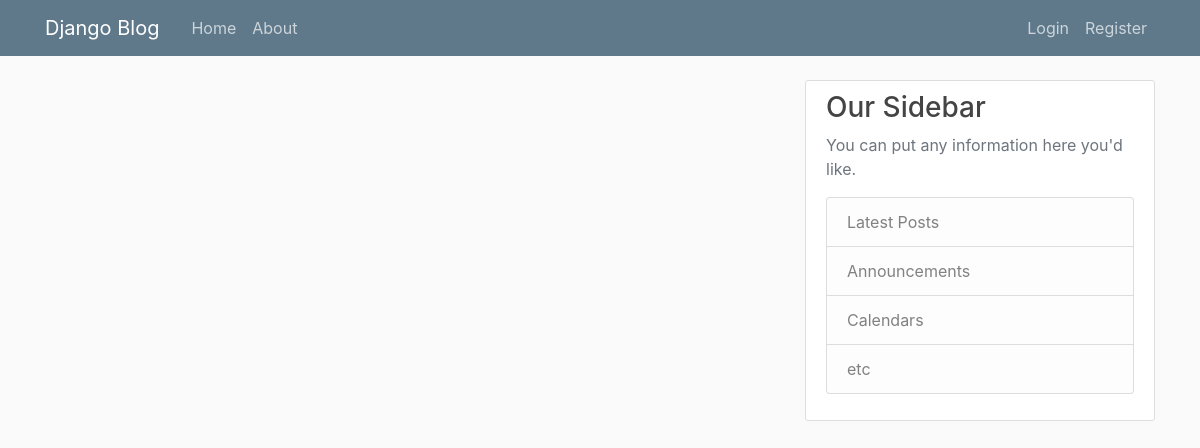
The app's page /, older data.
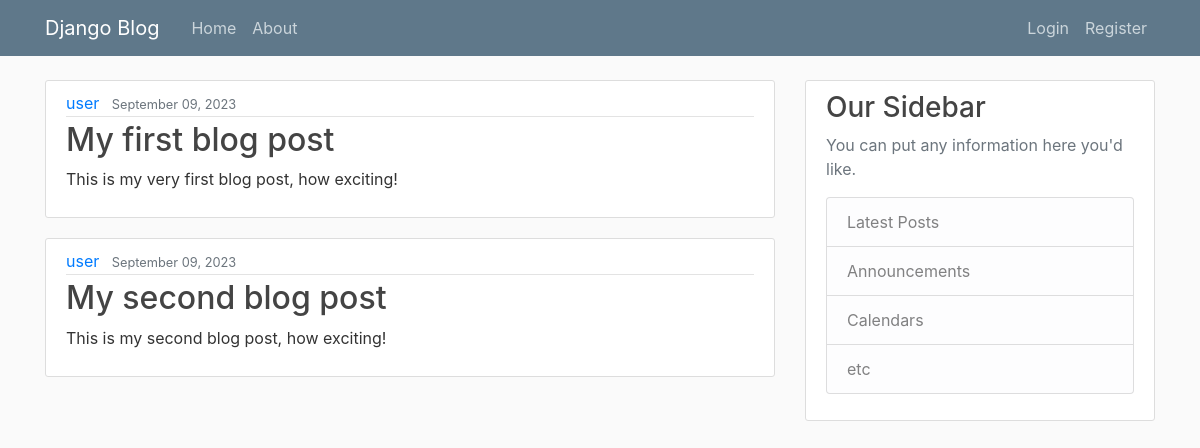
The same page, newer data.
### blog/models.py (models this page shows, shortened)
class Post(models.Model):
  title = models.CharField(max_length=100)
  content = models.TextField()
  date_posted = models.DateTimeField(default=timezone.now)
  author = models.ForeignKey(User, on_delete=models.CASCADE)

### blog/views.py (the view)
# urls.py: path('', views.home, name='blog-home'),
def home(request):
  context = {
    'posts': Post.objects.all()
  }
  return render(request, 'blog/home.html', context)

### blog/templates/blog/home.html
{% extends "blog/base.html" %}
{% block content %}
  {% for post in posts %}
  <article class="media content-section">
    <div class="media-body">
      <div class="article-metadata">
        <a class="mr-2" href="#">{{ post.author }}</a>
        <small class="text-muted">{{ post.date_posted |date:"F d, Y" }}</small>
      </div>
      <h2><a class="article-title" href="#">{{ post.title }}</a></h2>
      <p class="article-content">{{ post.content }}</p>
    </div>
  </article>
  {% endfor %}</h1>
{% endblock content %}

### blog/templates/blog/base.html (shortened to what this page needs)
{% load static %}
<!DOCTYPE html>
<html lang="en">
<head>
    <link rel="stylesheet" href="https://cdn.jsdelivr.net/npm/bootstrap@4.0.0/dist/css/bootstrap.min.css">
      <link rel="stylesheet" href="{%static 'blog/main.css' %}">
</head>
<body>
  <header class="site-header">
    <nav class="navbar navbar-expand-md navbar-dark bg-steel fixed-top">
      <div class="container">
        <a class="navbar-brand mr-4" href="{% url 'blog-home' %}">Django Blog</a>
        <div class="collapse navbar-collapse" id="navbarToggle">
          <div class="navbar-nav mr-auto">
            <a class="nav-item nav-link" href="{% url 'blog-home' %}">Home</a>
            <a class="nav-item nav-link" href="{% url 'blog-about' %}">About</a>
          </div>
          <div class="navbar-nav">
            {% if user.is_authenticated %}
              <a class="nav-item nav-link" href="{% url 'logout' %}">Logout</a>
            {% else %}
              <a class="nav-item nav-link" href="{% url 'login' %}">Login</a>
              <a class="nav-item nav-link" href="{% url 'register' %}">Register</a>
            {% endif %}
          </div>
        </div>
      </div>
    </nav>
  </header>
  <main role="main" class="container">
    <div class="row">
      <div class="col-md-8">
        {% block content %}{% endblock %}
      </div>
      <div class="col-md-4">
        <div class="content-section">
          <h3>Our Sidebar</h3>
          <p class='text-muted'>You can put any information here you'd like.
            <ul class="list-group">
              <li class="list-group-item list-group-item-light">Latest Posts</li>
              <li class="list-group-item list-group-item-light">Announcements</li>
              <li class="list-group-item list-group-item-light">Calendars</li>
              <li class="list-group-item list-group-item-light">etc</li>
            </ul>
          </p>
        </div>
      </div>
    </div>
  </main>
</body>
</html>

### blog/static/blog/main.css (style rules this page uses)
body { background: #fafafa; color: #333333; margin-top: 5rem; }
h1, h2, h3, h4, h5, h6 { color: #444444; }
ul { margin: 0; }
.bg-steel { background-color: #5f788a; }
.site-header .navbar-nav .nav-link { color: #cbd5db; }
.content-section { background: #ffffff; padding: 10px 20px; border: 1px solid #dddddd; border-radius: 3px; margin-bottom: 20px; }
.article-title { color: #444444; }
.article-content { white-space: pre-line; }
.article-metadata { padding-bottom: 1px; margin-bottom: 4px; border-bottom: 1px solid #e3e3e3 }

Row changes from the older to the newer data that the page shows:
added Post: author "user", date_posted "September 09, 2023", title "My first blog post", content "This is my very first blog post, how exciting!"
added Post: author "user", date_posted "September 09, 2023", title "My second blog post", content "This is my second blog post, how exciting!"
